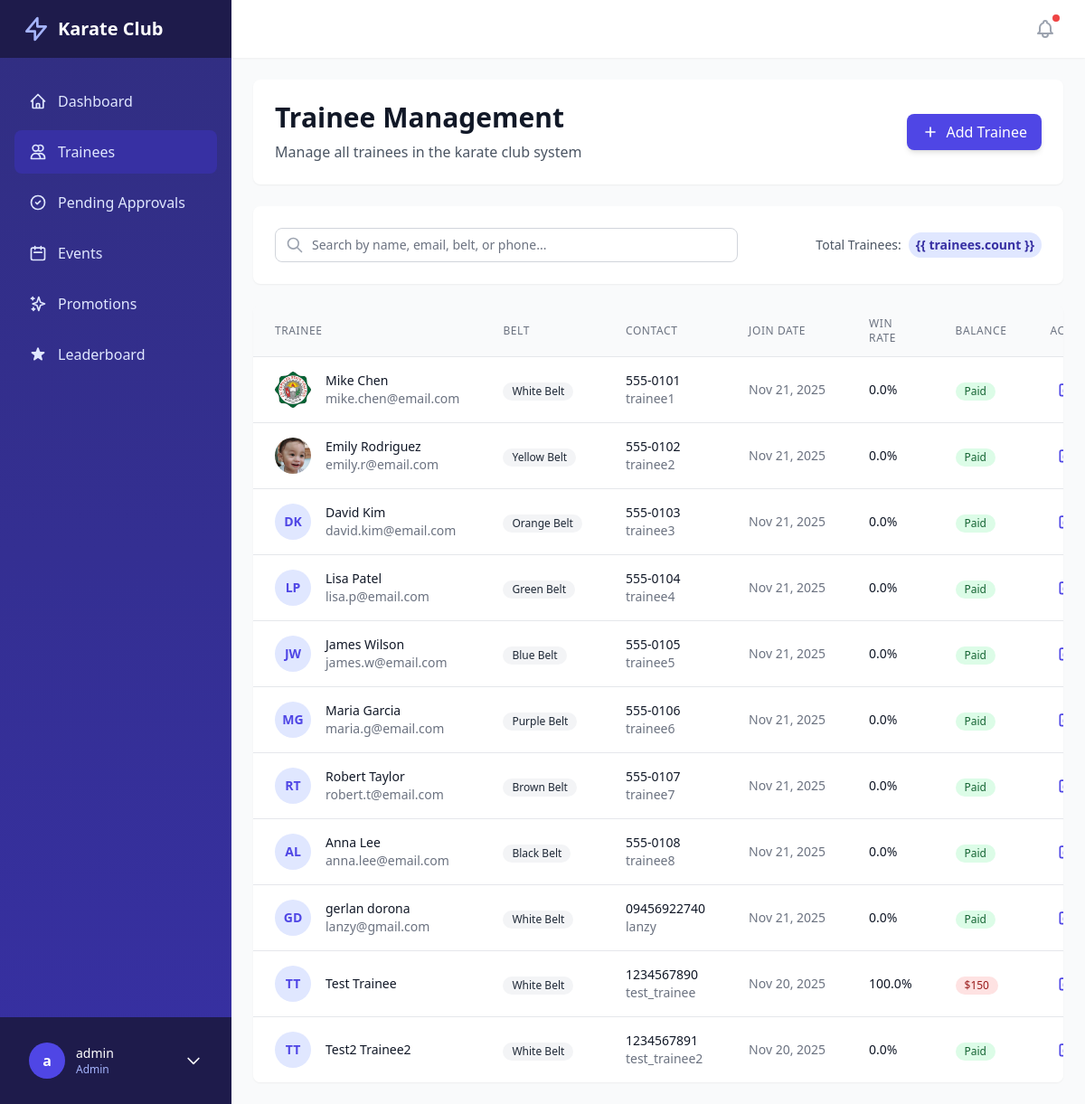
Before: /trainees/ (signed in) with the older database file.
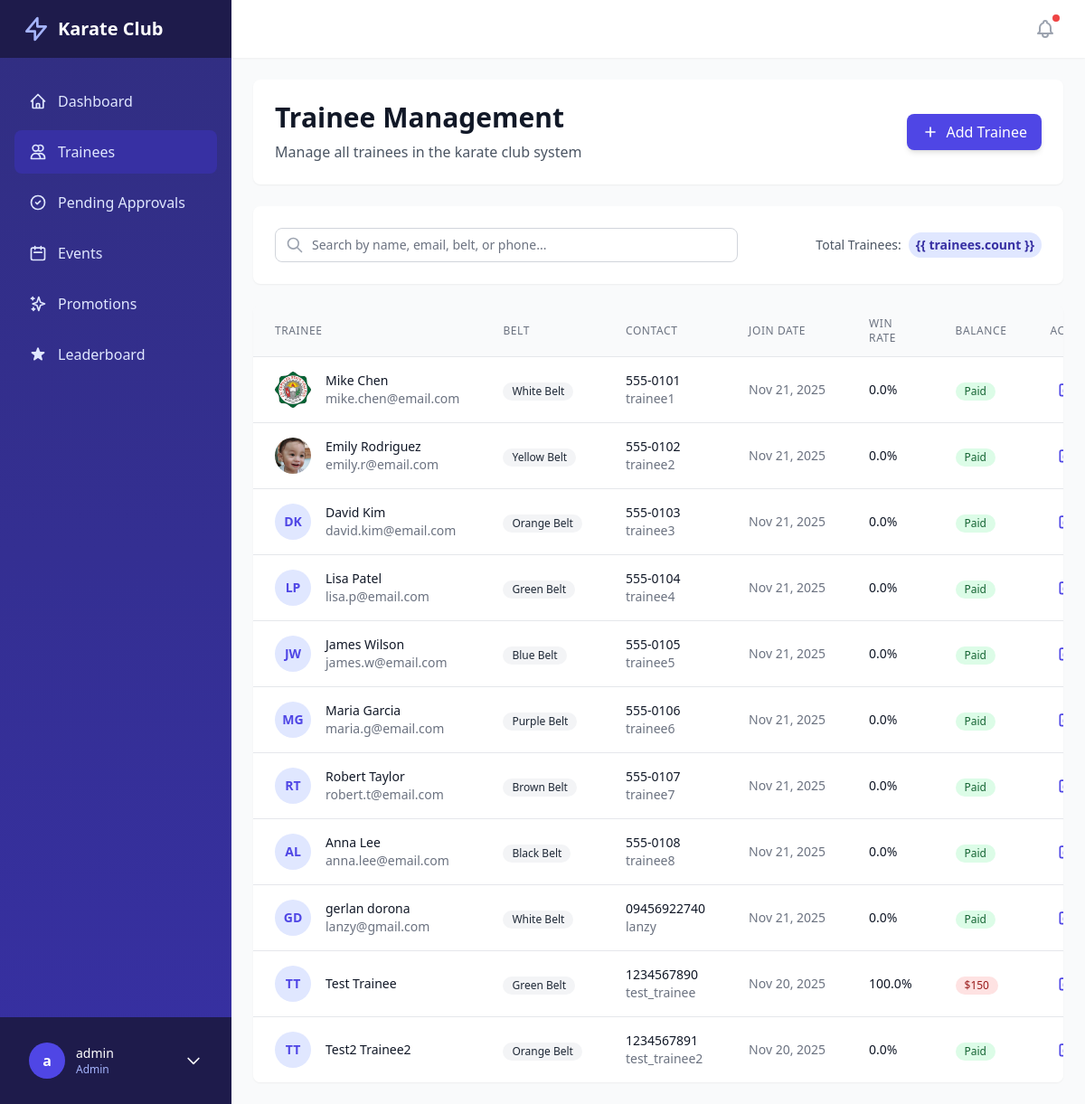
After: the same page with the newer database file.
### core/models.py (models this page shows, shortened)
class Trainee(models.Model):
    user = models.OneToOneField(User, on_delete=models.CASCADE)
    date_of_birth = models.DateField()
    belt = models.ForeignKey(Belt, on_delete=models.SET_NULL, null=True)
    contact_number = models.CharField(max_length=20)
    address = models.TextField()
    join_date = models.DateField(auto_now_add=True)
    profile_image = models.ImageField(upload_to='profiles/', null=True, blank=True)
    emergency_contact = models.CharField(max_length=100, blank=True)
    emergency_phone = models.CharField(max_length=20, blank=True)
    is_active = models.BooleanField(default=True)
    is_approved = models.BooleanField(default=False)  # Requires admin approval
    total_points = models.PositiveIntegerField(default=0, help_text="Total points earned from training and events")
    @property
    def win_rate(self):
        total_matches = self.matches_as_trainee1.count() + self.matches_as_trainee2.count()
        if total_matches == 0:
            return 0
        wins = self.matches_won.count()
        return (wins / total_matches) * 100
    @property
    def outstanding_balance(self):
        return self.payments.filter(paid=False).aggregate(
            total=models.Sum('amount')
        )['total'] or 0

class Belt(models.Model):
    name = models.CharField(max_length=50)
    color = models.CharField(max_length=20, default='#000000')
    order = models.PositiveIntegerField()
    points_required = models.PositiveIntegerField(default=0, help_text="Points required to achieve this belt")
    class Meta:
        ordering = ['order']

### core/views.py (the view, shortened to what this page needs)
# urls.py: path('trainees/', trainee_list, name='trainee_list'),
@login_required
@user_passes_test(is_admin)
def trainee_list(request):
    search_query = request.GET.get('search', '').strip()
    trainees = Trainee.objects.select_related('user', 'belt').filter(is_active=True)
    trainees = trainees.order_by('-join_date')
    if request.headers.get('HX-Request'):
        return render(request, 'partials/trainee_table_body.html', {
            'trainees': trainees,
            'search_query': search_query
        })
    return render(request, 'trainee_list.html', {
        'trainees': trainees,
        'search_query': search_query
    })

### core/views.py (called while the page is built)
def is_admin(user):
    return user.groups.filter(name='Admin').exists()

### templates/trainee_list.html (shortened to what the changed rows need)
{% extends 'base_dashboard.html' %}
{% block content %}
<div class="space-y-6" x-data="{
    modalOpen: false,
    deleteModalOpen: false
}">
    <div class="bg-white shadow-sm rounded-lg p-6">
        <div class="flex flex-col md:flex-row md:items-center md:justify-between">
            <div>
                <h1 class="text-3xl font-bold text-gray-900">Trainee Management</h1>
            </div>
        </div>
    </div>
    <div class="bg-white shadow-sm rounded-lg overflow-hidden">
        <div class="overflow-x-auto">
            <table class="min-w-full divide-y divide-gray-200">
                <thead class="bg-gray-50">
                    <tr>
                        <th scope="col"
                            class="px-6 py-3 text-left text-xs font-medium text-gray-500 uppercase tracking-wider">
                            Trainee</th>
                        <th scope="col"
                            class="px-6 py-3 text-left text-xs font-medium text-gray-500 uppercase tracking-wider">Belt
                        </th>
                        <th scope="col"
                            class="px-6 py-3 text-left text-xs font-medium text-gray-500 uppercase tracking-wider">
                            Contact</th>
                        <th scope="col"
                            class="px-6 py-3 text-left text-xs font-medium text-gray-500 uppercase tracking-wider">Join
                            Date</th>
                        <th scope="col"
                            class="px-6 py-3 text-left text-xs font-medium text-gray-500 uppercase tracking-wider">Win
                            Rate</th>
                        <th scope="col"
                            class="px-6 py-3 text-left text-xs font-medium text-gray-500 uppercase tracking-wider">
                            Balance</th>
                        <th scope="col"
                            class="px-6 py-3 text-right text-xs font-medium text-gray-500 uppercase tracking-wider">
                            Actions</th>
                    </tr>
                </thead>
                <tbody id="trainee-table-body" class="bg-white divide-y divide-gray-200">
                    {% include 'partials/trainee_table_body.html' %}
                </tbody>
            </table>
        </div>
    </div>
</div>
{% endblock %}

### templates/partials/trainee_row.html (shortened to what this page needs)
<tr id="trainee-{{ trainee.id }}" class="hover:bg-gray-50 transition-colors duration-150">
    <td class="px-6 py-4 whitespace-nowrap">
        <div class="flex items-center">
            <div class="flex-shrink-0 h-10 w-10">
                {% if trainee.profile_image %}
                <img class="h-10 w-10 rounded-full object-cover" src="{{ trainee.profile_image.url }}" alt="{{ trainee.user.get_full_name }}">
                {% else %}
                <div class="h-10 w-10 rounded-full bg-indigo-100 flex items-center justify-center">
                    <span class="text-indigo-600 font-semibold text-sm">
                        {{ trainee.user.first_name|first|upper }}{{ trainee.user.last_name|first|upper }}
                    </span>
                </div>
                {% endif %}
            </div>
            <div class="ml-4">
                <div class="text-sm font-medium text-gray-900">
                    {{ trainee.user.get_full_name }}
                </div>
                <div class="text-sm text-gray-500">
                    {{ trainee.user.email }}
                </div>
            </div>
        </div>
    </td>
    <td class="px-6 py-4 whitespace-nowrap">
        {% if trainee.belt %}
        <span class="inline-flex items-center px-2.5 py-0.5 rounded-full text-xs font-medium
            {% if trainee.belt.name == 'White' %}bg-gray-100 text-gray-800
            {% elif trainee.belt.name == 'Yellow' %}bg-yellow-100 text-yellow-800
            {% elif trainee.belt.name == 'Orange' %}bg-orange-100 text-orange-800
            {% elif trainee.belt.name == 'Green' %}bg-green-100 text-green-800
            {% elif trainee.belt.name == 'Blue' %}bg-blue-100 text-blue-800
            {% elif trainee.belt.name == 'Brown' %}bg-amber-100 text-amber-800
            {% elif trainee.belt.name == 'Black' %}bg-gray-800 text-white
            {% else %}bg-gray-100 text-gray-800{% endif %}">
            {{ trainee.belt.name }}
        </span>
        {% else %}
        <span class="text-sm text-gray-500">Not assigned</span>
        {% endif %}
    </td>
    <td class="px-6 py-4 whitespace-nowrap">
        <div class="text-sm text-gray-900">{{ trainee.contact_number }}</div>
        <div class="text-sm text-gray-500">{{ trainee.user.username }}</div>
    </td>
    <td class="px-6 py-4 whitespace-nowrap text-sm text-gray-500">
        {{ trainee.join_date|date:"M d, Y" }}
    </td>
    <td class="px-6 py-4 whitespace-nowrap">
        <div class="flex items-center">
            <div class="text-sm font-medium text-gray-900">{{ trainee.win_rate|floatformat:1 }}%</div>
        </div>
    </td>
    <td class="px-6 py-4 whitespace-nowrap">
        {% if trainee.outstanding_balance > 0 %}
        <span class="inline-flex items-center px-2.5 py-0.5 rounded-full text-xs font-medium bg-red-100 text-red-800">
            ${{ trainee.outstanding_balance }}
        </span>
        {% else %}
        <span class="inline-flex items-center px-2.5 py-0.5 rounded-full text-xs font-medium bg-green-100 text-green-800">
            Paid
        </span>
        {% endif %}
    </td>
    <td class="px-6 py-4 whitespace-nowrap text-right text-sm font-medium">
        <div class="flex items-center justify-end space-x-2">
            <button
                @click="modalOpen = true"
                hx-get="{% url 'trainee_update' trainee.id %}"
                hx-target="#modal-content"
                hx-swap="innerHTML"
                class="text-indigo-600 hover:text-indigo-900 transition-colors duration-150"
                title="Edit trainee">
                <svg class="w-5 h-5" fill="none" viewBox="0 0 24 24" stroke="currentColor">
                    <path stroke-linecap="round" stroke-linejoin="round" stroke-width="2" d="M11 5H6a2 2 0 00-2 2v11a2 2 0 002 2h11a2 2 0 002-2v-5m-1.414-9.414a2 2 0 112.828 2.828L11.828 15H9v-2.828l8.586-8.586z" />
                </svg>
            </button>
        </div>
    </td>
</tr>

Changed rows visible on the page:
changed Trainee "Test Trainee": belt.name "White Belt" → "Green Belt"
changed Trainee "Test2 Trainee2": belt.name "White Belt" → "Orange Belt"
